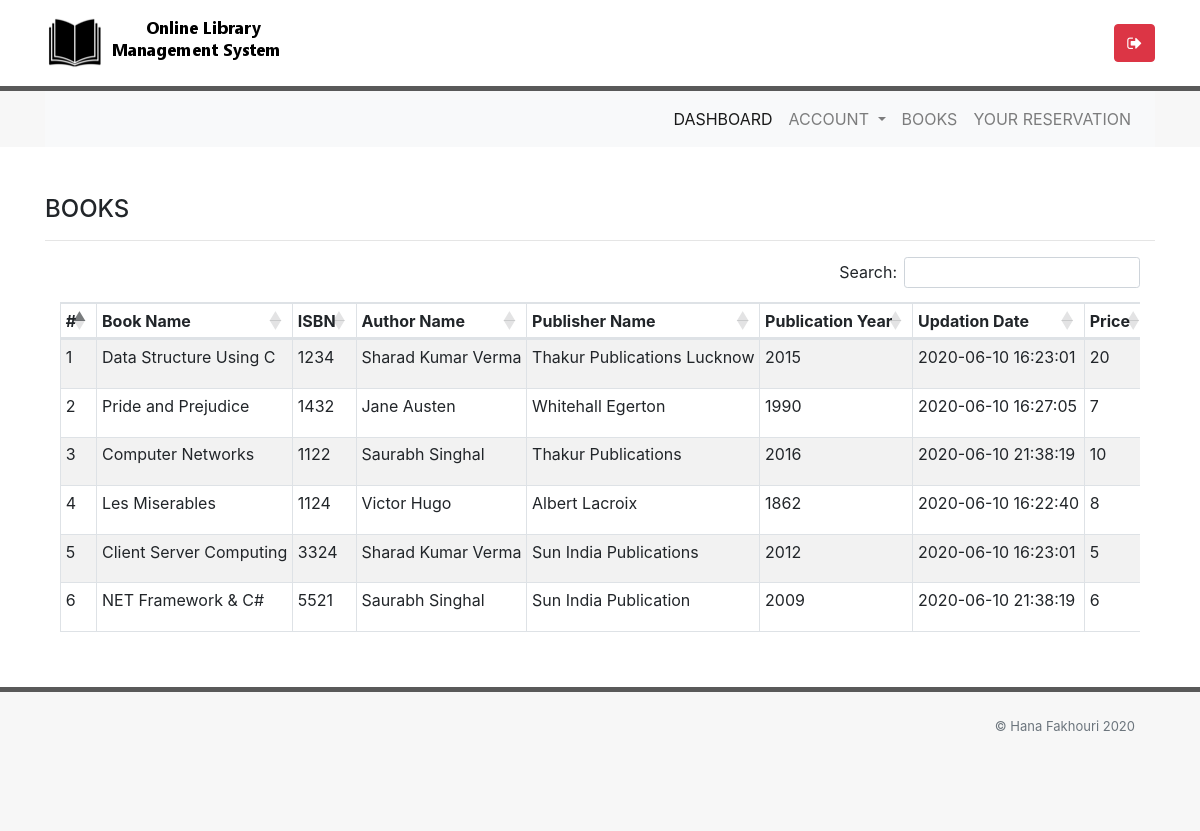
Page /library/books.php (signed in) on the committed database.
### tables this page shows
CREATE TABLE IF NOT EXISTS `book` (
  `bookId` int(11) NOT NULL AUTO_INCREMENT,
  `bookName` varchar(120) DEFAULT NULL,
  `categoryId` int(11) DEFAULT NULL,
  `authorId` int(11) DEFAULT NULL,
  `ISBN` int(11) NOT NULL,
  `publisherName` varchar(120) DEFAULT NULL,
  `publicationYear` char(4) DEFAULT NULL,
  `bookPrice` decimal(10,0) DEFAULT NULL,
  `registrationDate` timestamp NULL DEFAULT CURRENT_TIMESTAMP,
  `updationDate` timestamp NULL DEFAULT CURRENT_TIMESTAMP ON UPDATE CURRENT_TIMESTAMP,
  `nbOfBook` int(11) DEFAULT '1',
  PRIMARY KEY (`bookId`),
  KEY `categoryId` (`categoryId`,`authorId`),
  KEY `authorId` (`authorId`)
);

CREATE TABLE IF NOT EXISTS `author` (
  `authorId` int(11) NOT NULL AUTO_INCREMENT,
  `authorName` varchar(120) NOT NULL,
  `creationDate` timestamp NOT NULL DEFAULT CURRENT_TIMESTAMP,
  `updationDate` timestamp NOT NULL DEFAULT CURRENT_TIMESTAMP ON UPDATE CURRENT_TIMESTAMP,
  PRIMARY KEY (`authorId`)
);

### library/books.php (the view, shortened to what this page needs)
<?php
include("views/header1.php");
include("views/conn.php");
  $query = "SELECT * FROM `book`,`category`,`author` WHERE category.categoryId = book.categoryId AND author.authorId = book.authorId";
  $result = mysqli_query($link,$query);
 ?>
 <div class="container my-5">
   <div class="row">
     <div class="col-md-12">
       <h4>BOOKS</h4>
       <hr/>
     </div>
   </div>
   <div class="col-md-12">
         <div class="table-responsive">
            <table id="book_table" class="table table-striped table-bordered table-sm" cellspacing="0"  width="100%">
             <thead>
               <tr>
                 <th scope="col">#</th>
                 <th scope="col">Book Name</th>
                 <th scope="col">ISBN</th>
                 <th scope="col">Author Name</th>
                 <th scope="col">Publisher Name</th>
                 <th scope="col">Publication Year</th>
                 <th scope="col">Updation Date</th>
                 <th scope="col">Price</th>
               </tr>
             </thead>
             <tbody>
               <?php
              $count = 1;
               while($row = mysqli_fetch_assoc($result)) { ?>
                 <tr>
                  <td><?php echo $count ?></td>
                  <td><?php echo $row['bookName'] ?></td>
                  <td><?php echo $row['ISBN'] ?></td>
                  <td><?php echo $row['authorName'] ?></td>
                  <td><?php echo $row['publisherName'] ?></td>
                  <td><?php echo $row['publicationYear'] ?></td>
                  <td><?php
                  echo $row['updationDate']
                  ?></td>
                  <td><?php echo $row['bookPrice'] ?></td>
                </tr>
          <?php
          $count++;
            } ?>
             </tbody>
           </table>
         </div>
       </div>
     </div>
<?php include("views/footer1.php"); ?>

### library/style.css (style rules this page uses)
#book_table th, td { white-space: nowrap; }

### rows in the picture
book: bookName "Data Structure Using C", ISBN "1234", authorId.authorName "Sharad Kumar Verma", publisherName "Thakur Publications Lucknow", publicationYear "2015", authorId.updationDate "2020-06-10 16:23:01", bookPrice "20"
book: bookName "Pride and Prejudice", ISBN "1432", authorId.authorName "Jane Austen", publisherName "Whitehall Egerton", publicationYear "1990", authorId.updationDate "2020-06-10 16:27:05", bookPrice "7"
book: bookName "Computer Networks", ISBN "1122", authorId.authorName "Saurabh Singhal", publisherName "Thakur Publications", publicationYear "2016", authorId.updationDate "2020-06-10 21:38:19", bookPrice "10"
book: bookName "Les Miserables", ISBN "1124", authorId.authorName "Victor Hugo", publisherName "Albert Lacroix", publicationYear "1862", authorId.updationDate "2020-06-10 16:22:40", bookPrice "8"
book: bookName "Client Server Computing", ISBN "3324", authorId.authorName "Sharad Kumar Verma", publisherName "Sun India Publications", publicationYear "2012", authorId.updationDate "2020-06-10 16:23:01", bookPrice "5"
book: bookName "NET Framework & C#", ISBN "5521", authorId.authorName "Saurabh Singhal", publisherName "Sun India Publication", publicationYear "2009", authorId.updationDate "2020-06-10 21:38:19", bookPrice "6"
